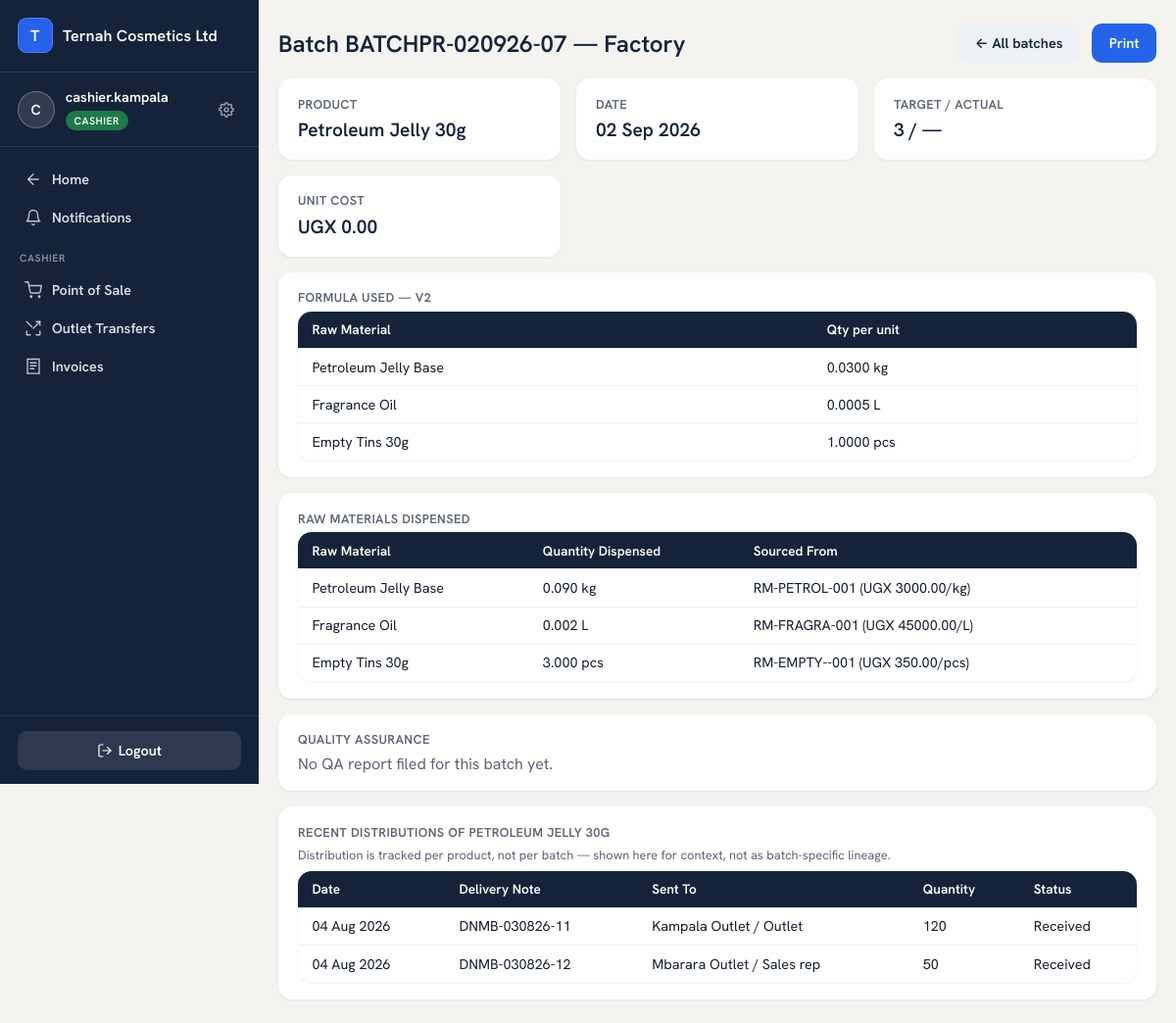
Before: /reports/production/79/ (signed in) with the older database file.
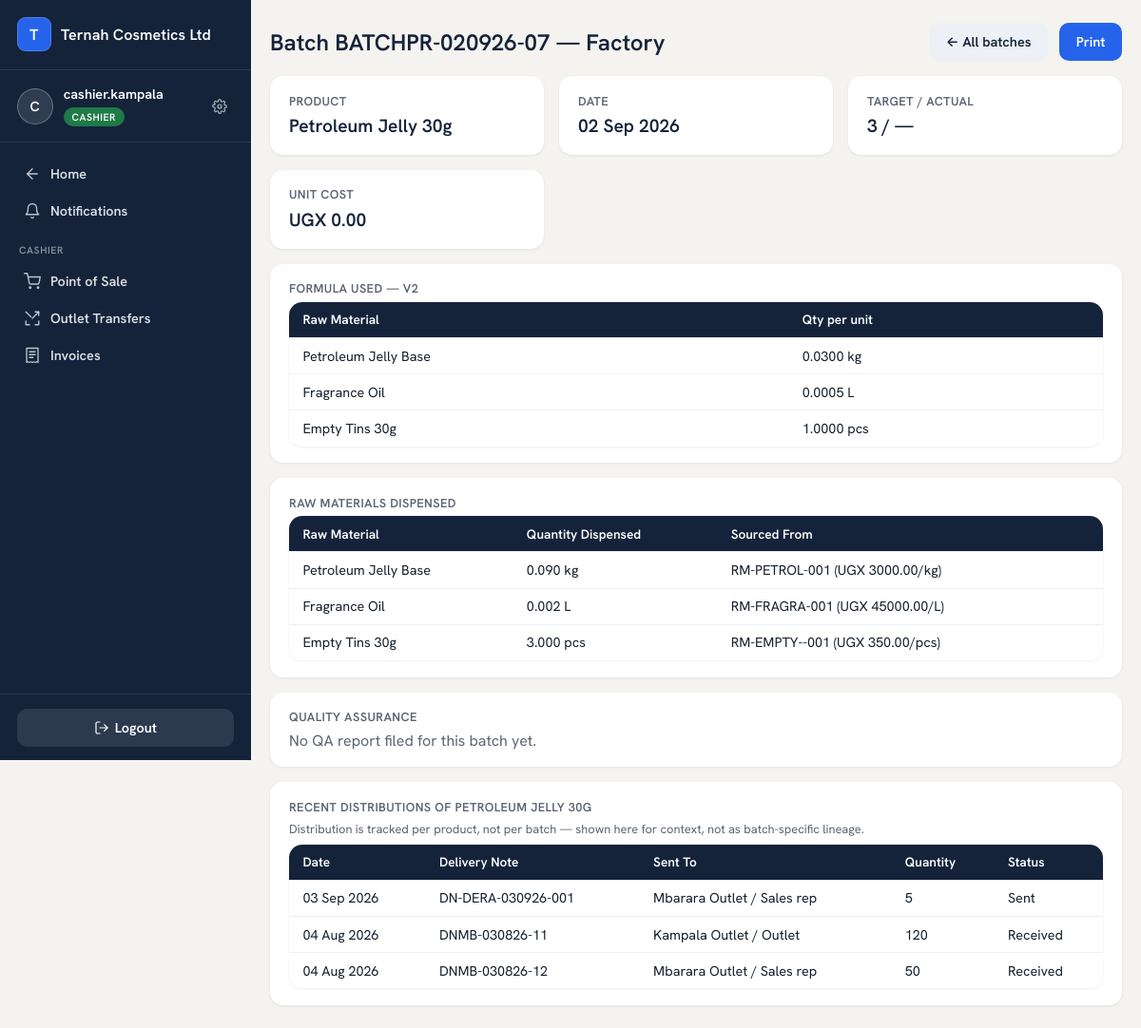
After: the same page with the newer database file.
### production/models.py (models this page shows, shortened)
class FormulaLine(models.Model):
    formula = models.ForeignKey(ProductFormula, on_delete=models.CASCADE, related_name="lines")
    raw_material = models.ForeignKey(RawMaterial, on_delete=models.PROTECT)
    quantity_per_unit = models.DecimalField(max_digits=12, decimal_places=4)   # 0.5 L per 30 g tin

class RawMaterial(TimeStamped):
    business = models.ForeignKey("platformadmin.Business", on_delete=models.CASCADE)
    name = models.CharField(max_length=120)
    unit_of_measure = models.CharField(max_length=20)
    reorder_level = models.DecimalField(max_digits=12, decimal_places=3, default=0)
    is_active = models.BooleanField(default=True)   # soft delete — purchases/formula lines keep pointing at it

class Dispensation(models.Model):
    batch = models.ForeignKey(ProductionBatch, on_delete=models.CASCADE, related_name="dispensations")
    raw_material = models.ForeignKey(RawMaterial, on_delete=models.PROTECT)
    purchase = models.ForeignKey(RawMaterialPurchase, on_delete=models.PROTECT)
    quantity_dispensed = models.DecimalField(max_digits=12, decimal_places=3)
    is_loss = models.BooleanField(default=False)
    note = models.CharField(max_length=200, blank=True)

class RawMaterialPurchase(TimeStamped):
    raw_material = models.ForeignKey(RawMaterial, on_delete=models.CASCADE, related_name="purchases")
    branch = models.ForeignKey("core.Branch", on_delete=models.PROTECT, related_name="raw_material_purchases",
                               )   # which factory holds this stock — the catalog entry is shared, this isn't
    quantity = models.DecimalField(max_digits=12, decimal_places=3)
    total_cost = models.DecimalField(max_digits=14, decimal_places=2)
    unit_cost = models.DecimalField(max_digits=14, decimal_places=4, editable=False)
    remaining_quantity = models.DecimalField(max_digits=12, decimal_places=3)
    purchase_date = models.DateField()
    batch_number = models.CharField(max_length=60)
    expiry_date = models.DateField(null=True, blank=True)
    manufacture_date = models.DateField(null=True, blank=True)
    country_of_origin = models.CharField(max_length=80, blank=True)
    supplier = models.ForeignKey("finance.Supplier", null=True, blank=True, on_delete=models.SET_NULL)
    on_credit = models.BooleanField(default=False)   # True -> creates a SupplierPayable
    recorded_by = models.ForeignKey(settings.AUTH_USER_MODEL, null=True, blank=True, on_delete=models.SET_NULL)
    is_reversed = models.BooleanField(default=False)   # a data-entry error, corrected by reversal + a fresh purchase

class DistributionLine(models.Model):
    distribution = models.ForeignKey(Distribution, on_delete=models.CASCADE, related_name="lines")
    product = models.ForeignKey(Product, on_delete=models.PROTECT)
    quantity = models.PositiveIntegerField()
    batch = models.ForeignKey(ProductionBatch, null=True, blank=True, on_delete=models.PROTECT,
                              related_name="distribution_lines")   # which batch this quantity came from (FEFO)

class Distribution(TimeStamped):
    STATUS = [("SENT", "Sent"), ("RECEIVED", "Received"), ("DISPUTED", "Disputed")]
    business = models.ForeignKey("platformadmin.Business", on_delete=models.CASCADE)
    sender_branch = models.ForeignKey("core.Branch", on_delete=models.PROTECT, related_name="distributions_sent",
                                      )   # which factory sent it — any factory can reach any outlet
    receiver_location = models.ForeignKey("sales.InventoryLocation", on_delete=models.PROTECT)
    delivery_note_number = models.CharField(max_length=40)                      # DN{INITIALS}-DDMMYY-SEQ
    date = models.DateField()
    status = models.CharField(max_length=10, choices=STATUS, default="SENT")
    created_by = models.ForeignKey(settings.AUTH_USER_MODEL, null=True, on_delete=models.SET_NULL)
    confirmed_by = models.ForeignKey(settings.AUTH_USER_MODEL, null=True, blank=True, on_delete=models.SET_NULL,
                                     related_name="distributions_confirmed")
    stock_request = models.ForeignKey("sales.StockRequest", null=True, blank=True, on_delete=models.SET_NULL,
                                      related_name="distributions")   # set when this delivery answers a request
    note = models.TextField(blank=True)   # e.g. "sent less than asked, rest still brewing"

### sales/models.py (models this page shows, shortened)
class InventoryLocation(TimeStamped):
    TYPE = [("PRODUCTION_STORE", "Finished goods store"), ("OUTLET", "Outlet"), ("REP", "Sales rep")]
    business = models.ForeignKey("platformadmin.Business", on_delete=models.CASCADE)
    branch = models.ForeignKey("core.Branch", on_delete=models.CASCADE, related_name="inventory_locations")
    type = models.CharField(max_length=20, choices=TYPE)
    rep = models.OneToOneField(settings.AUTH_USER_MODEL, null=True, blank=True,
                               on_delete=models.CASCADE, related_name="inventory")

### core/models.py (models this page shows, shortened)
class TimeStamped(models.Model):
    created_at = models.DateTimeField(auto_now_add=True)
    updated_at = models.DateTimeField(auto_now=True)
    class Meta:
        abstract = True

class Branch(TimeStamped):
    KIND = [("FACTORY", "Factory / Production site"), ("OUTLET", "Outlet / Shop")]
    business = models.ForeignKey("platformadmin.Business", on_delete=models.CASCADE, related_name="branches")
    name = models.CharField(max_length=120)
    kind = models.CharField(max_length=10, choices=KIND, default="OUTLET")
    address = models.CharField(max_length=255, blank=True)
    is_active = models.BooleanField(default=True)
    class Meta:
        verbose_name_plural = "branches"
        unique_together = [("business", "name")]

### reports/views.py (the view)
# urls.py: path("production/<int:pk>/", views.production_batch_detail, name="production_batch_detail"),
@login_required
def production_batch_detail(request, pk):
    batch = get_object_or_404(ProductionBatch, pk=pk, business=_biz(request))
    dispensations = Dispensation.objects.filter(batch=batch).select_related("raw_material", "purchase")
    recent_distributions = DistributionLine.objects.filter(
        product=batch.product, distribution__business=_biz(request)
    ).select_related("distribution", "distribution__receiver_location__branch").order_by("-distribution__date")[:10]
    return render(request, "reports/production_batch_detail.html", {
        "batch": batch, "dispensations": dispensations,
        "qa": getattr(batch, "qa", None), "recent_distributions": recent_distributions,
    })

### accounts/context_processors.py (called while the page is built)
def active_view(request):
    user = getattr(request, "user", None)
    return {
        "active_view": getattr(request, "active_view", None),
        "switchable_views": user.switchable_views() if user and user.is_authenticated else [],
        "owner_section": getattr(request, "owner_section", None),
        "manager_section": getattr(request, "manager_section", None),
    }

def module_switcher(request):
    user = getattr(request, "user", None)
    if not (user and user.is_authenticated) or user.is_superuser:
        return {"switcher_items": []}
    if user.role == "OWNER":
        from accounts.views import owner_tiles
        return {"switcher_items": owner_tiles()}
    if user.role == "MANAGER":
        from accounts.views import manager_tiles
        return {"switcher_items": manager_tiles(user)}
    return {"switcher_items": []}

### accounts/models.py (called while the page is built)
    def switchable_views(self):
        if self.role != "MANAGER":
            return []
        views = ["MANAGER", "CASHIER"]
        codes = set(self.modules.values_list("code", flat=True))
        if "PRODUCTION" in codes:
            views.append("PRODUCTION")
        return views

### reports/views.py (called while the page is built)
def _biz(request):
    return request.user.business

### templates/reports/production_batch_detail.html (shortened to what this page needs)
{% extends "base.html" %}
{% block content %}
<div class="page-head no-print">
  <h2>Batch {{ batch.batch_number }}{% if batch.branch %} — {{ batch.branch.name }}{% endif %}</h2>
  <a class="btn ghost" style="background:#EDF1F5;color:var(--ternah-navy)" href="{% url 'reports:production_report' %}">&larr; All batches</a>
  <button class="btn" onclick="window.print()">Print</button>
</div>
<div class="grid cards-4">
  <div class="card"><h3>Product</h3><div class="big" style="font-size:1.2rem">{{ batch.product.name }}</div></div>
  <div class="card"><h3>Date</h3><div class="big" style="font-size:1.2rem">{{ batch.date|date:"d M Y" }}</div></div>
  <div class="card"><h3>Target / Actual</h3><div class="big" style="font-size:1.2rem">{{ batch.target_quantity }} / {{ batch.actual_quantity|default:"—" }}</div></div>
  <div class="card"><h3>Unit Cost</h3><div class="big" style="font-size:1.2rem">UGX {{ batch.unit_cost_at_production|floatformat:2 }}</div></div>
</div>
<div class="card" style="margin-top:1rem">
  <h3>Formula used — v{{ batch.formula.version }}</h3>
  <div class="table-scroll">
  <table class="list">
    <tr><th>Raw Material</th><th>Qty per unit</th></tr>
    {% for line in batch.formula.lines.all %}
    <tr><td>{{ line.raw_material.name }}</td><td>{{ line.quantity_per_unit }} {{ line.raw_material.unit_of_measure }}</td></tr>
    {% endfor %}
  </table>
  </div>
</div>
<div class="card" style="margin-top:1rem">
  <h3>Raw materials dispensed</h3>
  <div class="table-scroll">
  <table class="list">
    <tr><th>Raw Material</th><th>Quantity Dispensed</th><th>Sourced From</th><th></th></tr>
    {% for d in dispensations %}
    <tr{% if d.is_loss %} style="background:#FDECEA"{% endif %}>
      <td>{{ d.raw_material.name }}</td>
      <td>{{ d.quantity_dispensed }} {{ d.raw_material.unit_of_measure }}</td>
      <td>{{ d.purchase.batch_number }} (UGX {{ d.purchase.unit_cost|floatformat:2 }}/{{ d.raw_material.unit_of_measure }})</td>
      <td>{% if d.is_loss %}<span class="pill locked">Loss{% if d.note %} — {{ d.note }}{% endif %}</span>{% endif %}</td>
    </tr>
    {% empty %}<tr><td colspan="4" style="color:var(--muted)">No dispensation recorded.</td></tr>{% endfor %}
  </table>
  </div>
</div>
<div class="card" style="margin-top:1rem">
  <h3>Quality Assurance</h3>
  {% if qa %}
    <p><strong>Quality notes:</strong> {{ qa.quality_notes }}</p>
    {% if qa.quantity_notes %}<p style="margin-top:.5rem"><strong>Quantity notes:</strong> {{ qa.quantity_notes }}</p>{% endif %}
    <p style="margin-top:.5rem;color:var(--muted);font-size:.85rem">Recorded by {{ qa.author.username|default:"—" }}</p>
  {% else %}
    <p style="color:var(--muted)">No QA report filed for this batch yet.</p>
  {% endif %}
</div>
<div class="card" style="margin-top:1rem">
  <h3>Recent distributions of {{ batch.product.name }}</h3>
  <p style="color:var(--muted);font-size:.8rem;margin-bottom:.5rem">Distribution is tracked per product, not per batch — shown here for context, not as batch-specific lineage.</p>
  <div class="table-scroll">
  <table class="list">
    <tr><th>Date</th><th>Delivery Note</th><th>Sent To</th><th>Quantity</th><th>Status</th></tr>
    {% for line in recent_distributions %}
    <tr>
      <td>{{ line.distribution.date|date:"d M Y" }}</td>
      <td>{{ line.distribution.delivery_note_number }}</td>
      <td>{{ line.distribution.receiver_location.branch.name }} / {{ line.distribution.receiver_location.get_type_display }}</td>
      <td>{{ line.quantity }}</td>
      <td>{{ line.distribution.get_status_display }}</td>
    </tr>
    {% empty %}<tr><td colspan="5" style="color:var(--muted)">No distributions recorded for this product.</td></tr>{% endfor %}
  </table>
  </div>
</div>
{% endblock %}

Changed rows visible on the page:
added DistributionLine: distribution "03 Sep 2026", distribution.delivery_note_number "DN-DERA-030926-001", distribution.receiver_location.branch.name "Mbarara Outlet", distribution.receiver_location.type "Sales rep", quantity "5", distribution.status "Sent"
